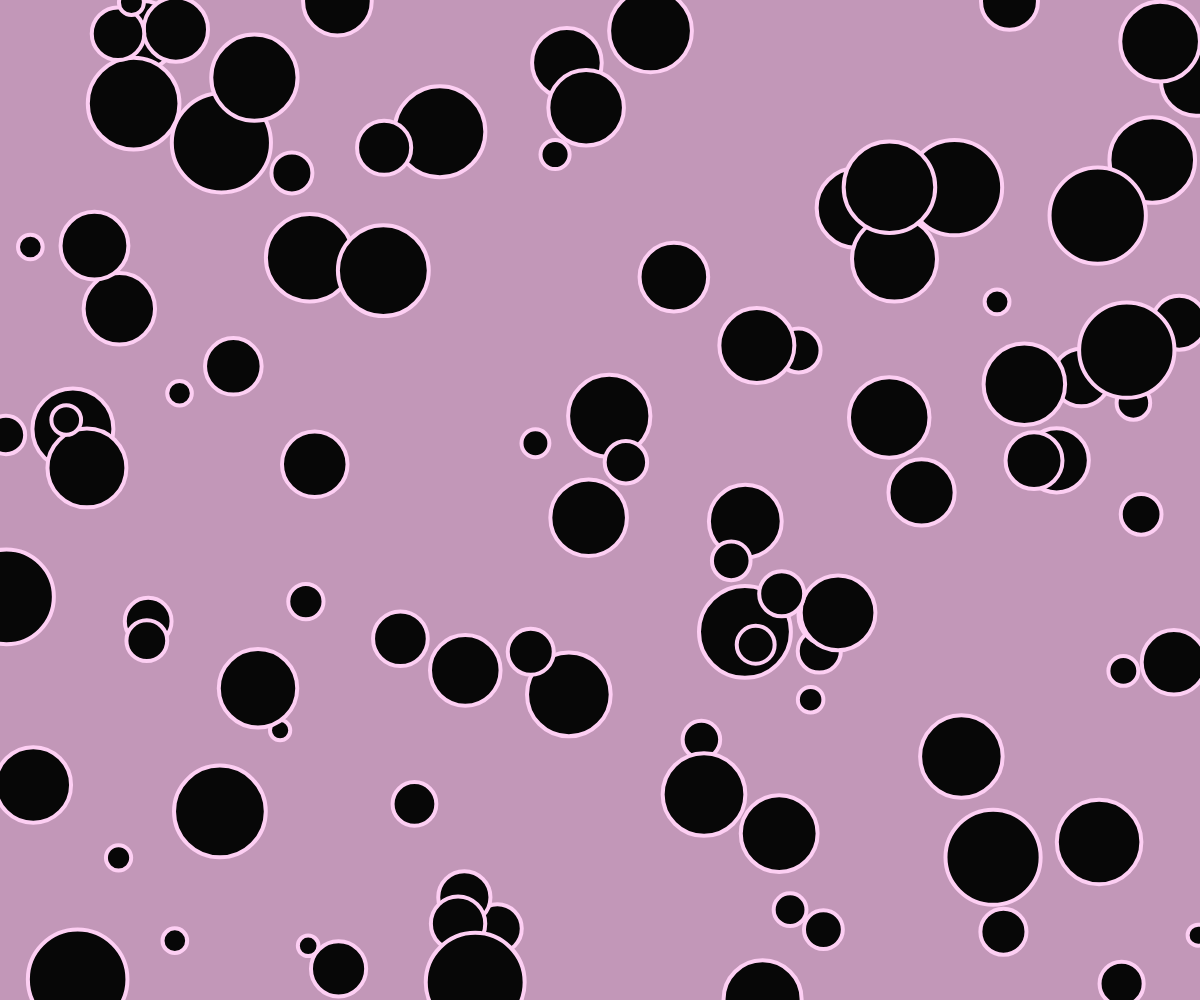
Frame 1 (no input)
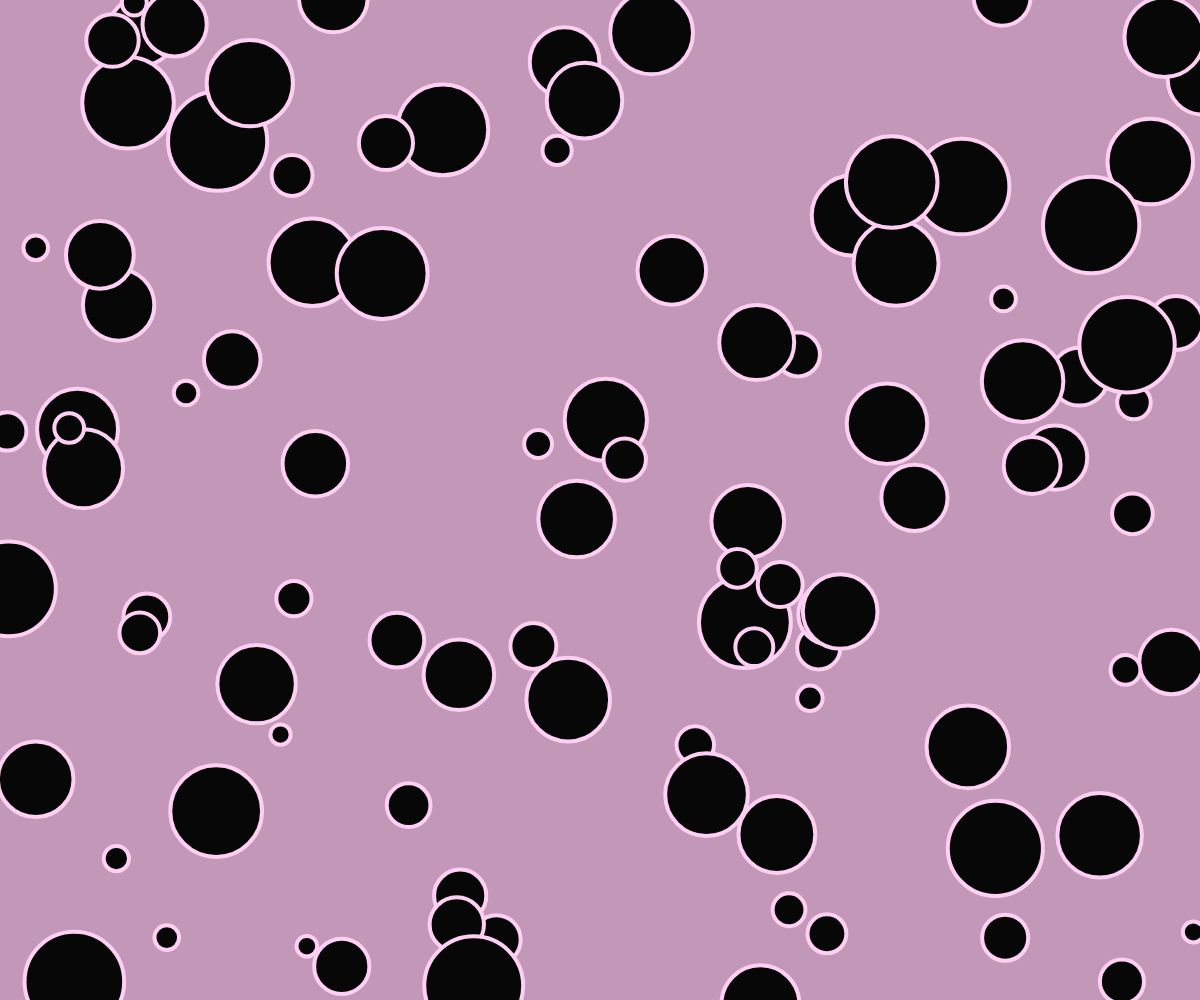
Frame 60 (no input)
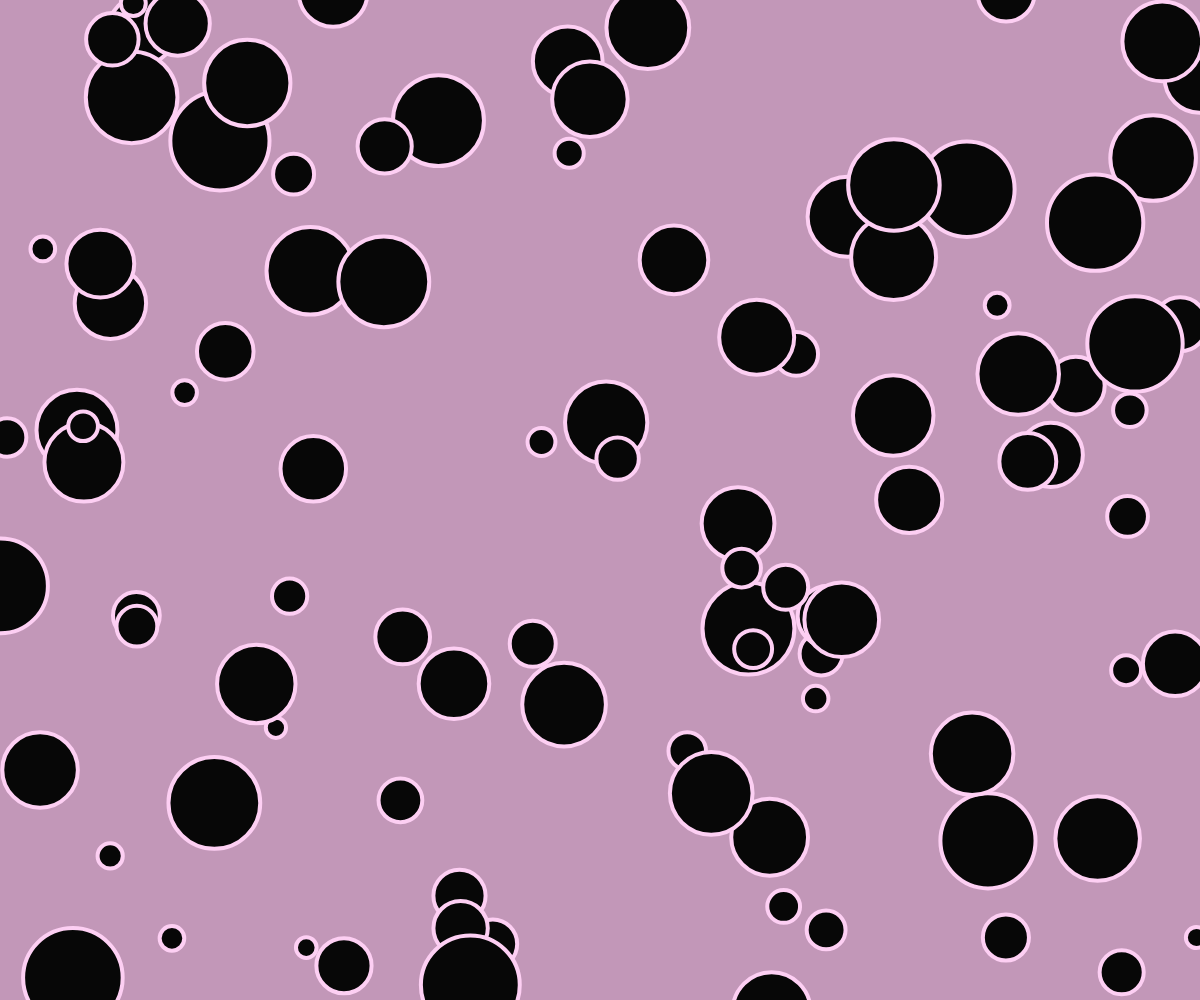
Frame 120 (the mouse pressed at the canvas centre since frame 60)

The p5.js sketch that drew these frames (run headless with seeded random() and noise() and a simulated clock; from frame 60 on, the mouse is pressed at the canvas centre):

// p5.js sketch
// ── sketch.js
let bubbles = [];

function setup() {
  createCanvas(window.innerWidth, window.innerHeight);
  for (var i = 0; i < 100; i++) {
    let x = random(width);
    let y = random(height);
    let r = random(10, 50);
    let b = new Bubble(x, y, r);
    bubbles.push(b);
  };
}

function mousePressed(){
  // since I'm deleting values here, iterating backwards ensures I don't  miss any values
  for (let i = bubbles.length - 1; i >= 0; i--) {
    if(bubbles[i].contains(mouseX, mouseY)) {
      bubbles.splice(i, 1);
    }
  };
}

function draw() {
  background(194, 151, 184);
  for (let i = 0; i < bubbles.length; i++) {
    bubbles[i].move();
    bubbles[i].show();
    if(bubbles[i].contains(mouseX, mouseY)) {
      bubbles[i].changeColor([254, 91, 172]);
    } else {
      bubbles[i].changeColor(7);
    }
  };
}

class Bubble {
  constructor(x, y, r) {
    this.x = x;
    this.y = y;
    this.r = r;
    this.brightness = 7;
  }

  changeColor(arr) {
    this.brightness = arr;
  }

  contains(px, py) {
    let d = dist(px, py, this.x, this.y);
    if(d < this.r) {
      // this.brightness = [254, 91, 172];
      return true;
    } else {
      return false;
      // this.brightness = 7;
    }
  }

  move() {
    this.x = this.x + random(-1, 1);
    this.y = this.y + random(-1, 1);
  }

  show() {
    stroke(253, 207, 243);
    strokeWeight(4);
    fill(this.brightness);
    ellipse(this.x, this.y, this.r * 2);
  }
}
